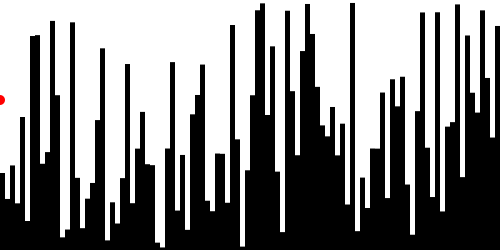
Frame 1 (no input)
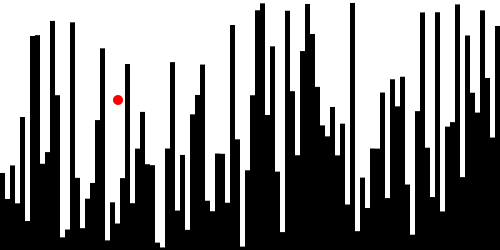
Frame 60 (the mouse pressed at the canvas centre just before this capture)
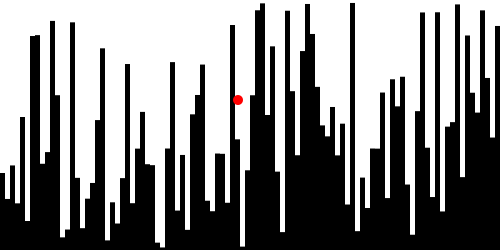
Frame 120 (the mouse held since frame 60 and released just before this capture)

The Processing sketch that drew these frames (run headless with seeded random() and noise(); from frame 60 on, the mouse is pressed at the canvas centre):

// Processing sketch: week8_quiz
// ── week8_quiz.pde
float[] values = {0.691985, 0.795794, 0.6617521, 0.8133859, 0.46798468, 0.8840414, 0.1441027, 0.14055121, 0.6550779, 0.6083902, 0.08358055, 0.38085133, 0.94942605, 0.9181809, 0.08933967, 0.7113727, 0.9127236, 0.7946792, 0.73184305, 0.48032027, 0.19331998, 0.96156573, 0.8092235, 0.89406, 0.7124853, 0.25608963, 0.81280166, 0.594475, 0.4475516, 0.6568898, 0.6606834, 0.9705857, 0.9898095, 0.594049, 0.24849492, 0.8422875, 0.6198024, 0.9193797, 0.45735377, 0.3799066, 0.2582633, 0.8029286, 0.8448993, 0.61408013, 0.61523986, 0.8110541, 0.10003924, 0.55735385, 0.9864199, 0.6811253, 0.3810436, 0.04112482, 0.013410926, 0.45997918, 0.18539858, 0.68651795, 0.92846656, 0.042951107, 0.3647117, 0.620978, 0.2042427, 0.015881836, 0.13584733, 0.34742516, 0.5015801, 0.5454508, 0.42790967, 0.6215074, 0.49465632, 0.8180565, 0.011841655, 0.92468226, 0.7103479, 0.8319569, 0.5940603, 0.5945724, 0.37014925, 0.79231834, 0.31712145, 0.4254008, 0.30698246, 0.73814327, 0.9389292, 0.44458085, 0.049805462, 0.5908275, 0.7881539, 0.049094856, 0.8458095, 0.5065281, 0.4885738, 0.017648816, 0.7085428, 0.14193028, 0.37093294, 0.45037812, 0.041483343, 0.3118266, 0.5501475, 0.10385203};

float circleX;
float circleY;

void setup()
{
  size(500, 250);
}

void draw() 
{
  background(0);
  
  noStroke();
  
  fill(255);
  for(int i = 0; i < values.length; i++)
  {
    rect((width/values.length) * i, 0, width/values.length, height * values[i]);
  }
  
  for(int i = 0; i < values.length; i++)
  {
    circleY = values.length; // hmm
  }
  
  fill(255, 0, 0);
  ellipse(circleX, circleY, 10, 10);
  
  circleX += 2;
  
  if(circleX == width)
  {
    circleX = 0;
  }
}
